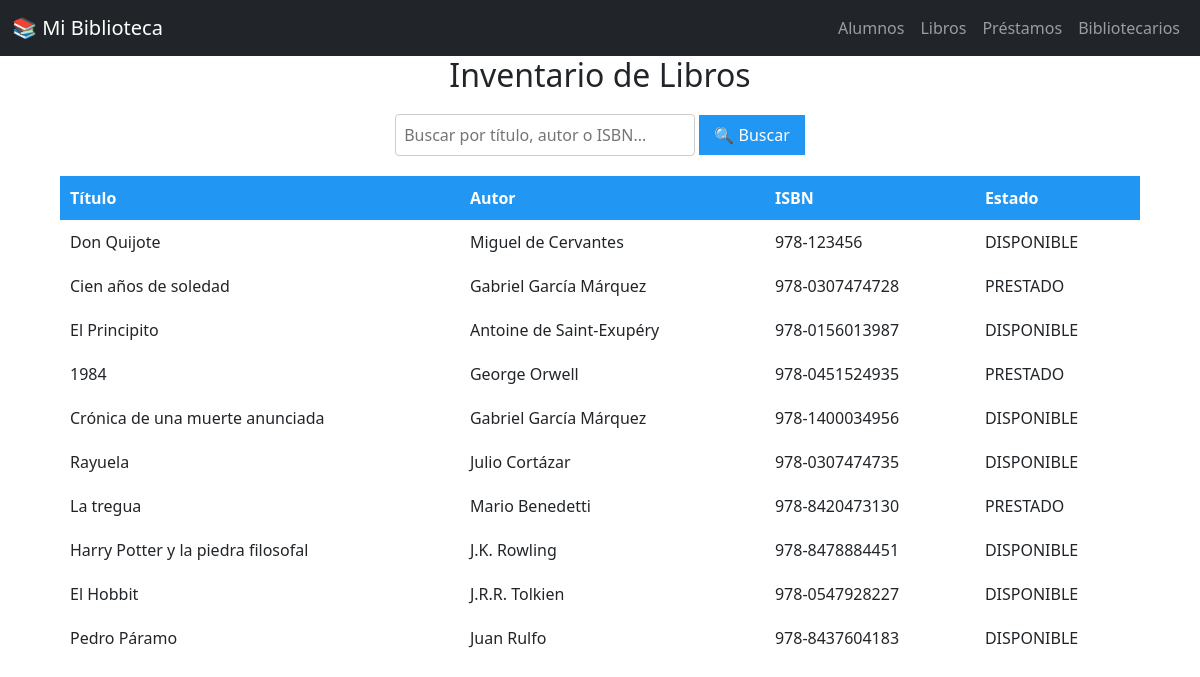
The app's page /biblio_escolar/index_libros.php with its own data.
### tables this page shows
CREATE TABLE `libro` (
  `id_libro` int NOT NULL AUTO_INCREMENT,
  `titulo` varchar(150) NOT NULL,
  `autor` varchar(100) DEFAULT NULL,
  `isbn` varchar(20) DEFAULT NULL,
  `estado` enum('disponible','prestado') DEFAULT 'disponible',
  PRIMARY KEY (`id_libro`),
  UNIQUE KEY `isbn` (`isbn`)
);

### biblio_escolar/index_libros.php (the view, shortened to what this page needs)
<?php
include 'db.php';
$busqueda = "";
$query = "SELECT * FROM libro
          WHERE titulo LIKE '%$busqueda%'
          OR autor LIKE '%$busqueda%'
          OR isbn LIKE '%$busqueda%'";
$resultado = mysqli_query($conexion, $query);
?>
<!DOCTYPE html>
<html lang="es">
<head>
</head>
<body>
    <?php include 'menu.php'; ?>
    <h2 style="text-align:center;">Inventario de Libros</h2>
    <div class="search-container">
        <form method="GET" action="">
            <input type="text" name="buscar" placeholder="Buscar por título, autor o ISBN..." value="<?php echo $busqueda; ?>">
            <button type="submit" class="btn-search">🔍 Buscar</button>
        </form>
    </div>
    <table>
        <tr>
            <th>Título</th>
            <th>Autor</th>
            <th>ISBN</th>
            <th>Estado</th>
        </tr>
        <?php
        if(mysqli_num_rows($resultado) > 0) {
            while($row = mysqli_fetch_assoc($resultado)) {
        ?>
            <tr>
                <td><?php echo $row['titulo']; ?></td>
                <td><?php echo $row['autor']; ?></td>
                <td><?php echo $row['isbn']; ?></td>
                <td><?php echo strtoupper($row['estado']); ?></td>
            </tr>
        <?php
            }
        } else {
            echo "<tr><td colspan='4' style='text-align:center;'>No se encontraron resultados</td></tr>";
        }
        ?>
    </table>
</body>
</html>

### biblio_escolar/index_libros.php (style rules this page uses)
body { font-family: Arial; }
.search-container { text-align: center; margin: 20px; }
input[type="text"] { padding: 8px; width: 300px; border: 1px solid #ccc; border-radius: 4px; }
.btn-search { padding: 8px 15px; background: #2196F3; color: white; border: none; cursor: pointer; }
table { width: 90%; margin: auto; border-collapse: collapse; }
th, td { border: 1px solid #ddd; padding: 10px; text-align: left; }
th { background: #2196F3; color: white; }

### records on screen
libro: titulo "Don Quijote", autor "Miguel de Cervantes", isbn "978-123456", estado "DISPONIBLE"
libro: titulo "Cien años de soledad", autor "Gabriel García Márquez", isbn "978-0307474728", estado "PRESTADO"
libro: titulo "El Principito", autor "Antoine de Saint-Exupéry", isbn "978-0156013987", estado "DISPONIBLE"
libro: titulo "1984", autor "George Orwell", isbn "978-0451524935", estado "PRESTADO"
libro: titulo "Crónica de una muerte anunciada", autor "Gabriel García Márquez", isbn "978-1400034956", estado "DISPONIBLE"
libro: titulo "Rayuela", autor "Julio Cortázar", isbn "978-0307474735", estado "DISPONIBLE"
libro: titulo "La tregua", autor "Mario Benedetti", isbn "978-8420473130", estado "PRESTADO"
libro: titulo "Harry Potter y la piedra filosofal", autor "J.K. Rowling", isbn "978-8478884451", estado "DISPONIBLE"
libro: titulo "El Hobbit", autor "J.R.R. Tolkien", isbn "978-0547928227", estado "DISPONIBLE"
libro: titulo "Pedro Páramo", autor "Juan Rulfo", isbn "978-8437604183", estado "DISPONIBLE"
